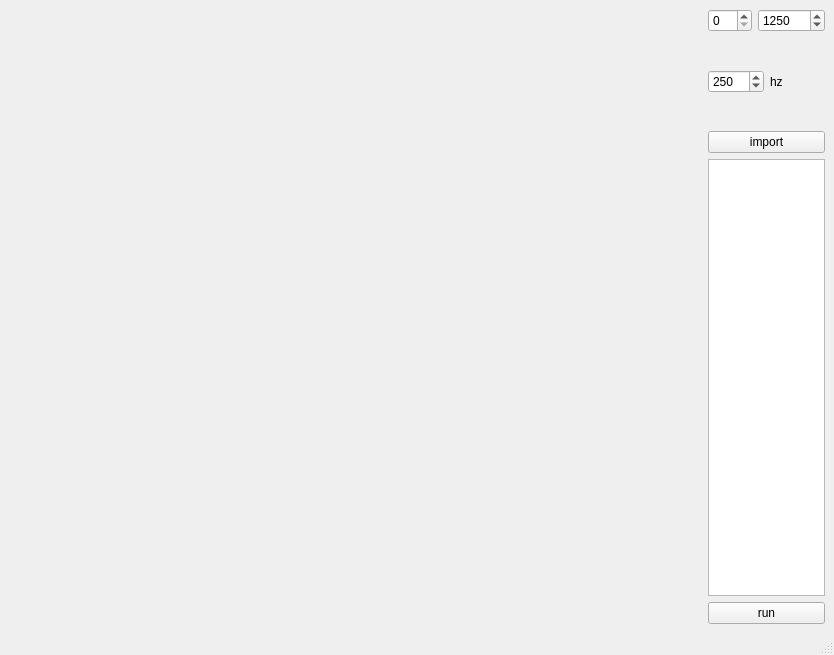
<?xml version="1.0" encoding="UTF-8"?>
<ui version="4.0">
 <class>MainWindow</class>
 <widget class="QMainWindow" name="MainWindow">
  <property name="geometry">
   <rect>
    <x>0</x>
    <y>0</y>
    <width>834</width>
    <height>655</height>
   </rect>
  </property>
  <property name="windowTitle">
   <string>SIGNAL-DETECTIVE</string>
  </property>
  <widget class="QWidget" name="centralwidget">
   <layout class="QHBoxLayout" name="horizontalLayout_3">
    <item>
     <layout class="QHBoxLayout" name="horizontalLayout" stretch="6,1">
      <item>
       <layout class="QVBoxLayout" name="plotLayout"/>
      </item>
      <item>
       <layout class="QVBoxLayout" name="controlLayout" stretch="1,1,1,5,1">
        <item>
         <layout class="QHBoxLayout" name="horizontalLayout_2">
          <item>
           <widget class="QSpinBox" name="startPosition"/>
          </item>
          <item>
           <widget class="QSpinBox" name="endPosition">
            <property name="maximum">
             <number>5000000</number>
            </property>
            <property name="value">
             <number>1250</number>
            </property>
           </widget>
          </item>
         </layout>
        </item>
        <item>
         <layout class="QHBoxLayout" name="frequencyLayout">
          <item>
           <widget class="QSpinBox" name="frequency">
            <property name="maximum">
             <number>3000</number>
            </property>
            <property name="value">
             <number>250</number>
            </property>
           </widget>
          </item>
          <item>
           <widget class="QLabel" name="label">
            <property name="text">
             <string>hz</string>
            </property>
           </widget>
          </item>
         </layout>
        </item>
        <item>
         <widget class="QPushButton" name="importButton">
          <property name="text">
           <string>import</string>
          </property>
         </widget>
        </item>
        <item>
         <widget class="QTextEdit" name="filterCommandText"/>
        </item>
        <item>
         <widget class="QPushButton" name="runButton">
          <property name="text">
           <string>run</string>
          </property>
         </widget>
        </item>
       </layout>
      </item>
     </layout>
    </item>
   </layout>
  </widget>
  <widget class="QMenuBar" name="menubar">
   <property name="geometry">
    <rect>
     <x>0</x>
     <y>0</y>
     <width>834</width>
     <height>26</height>
    </rect>
   </property>
  </widget>
  <widget class="QStatusBar" name="statusbar"/>
 </widget>
 <resources/>
 <connections/>
</ui>
